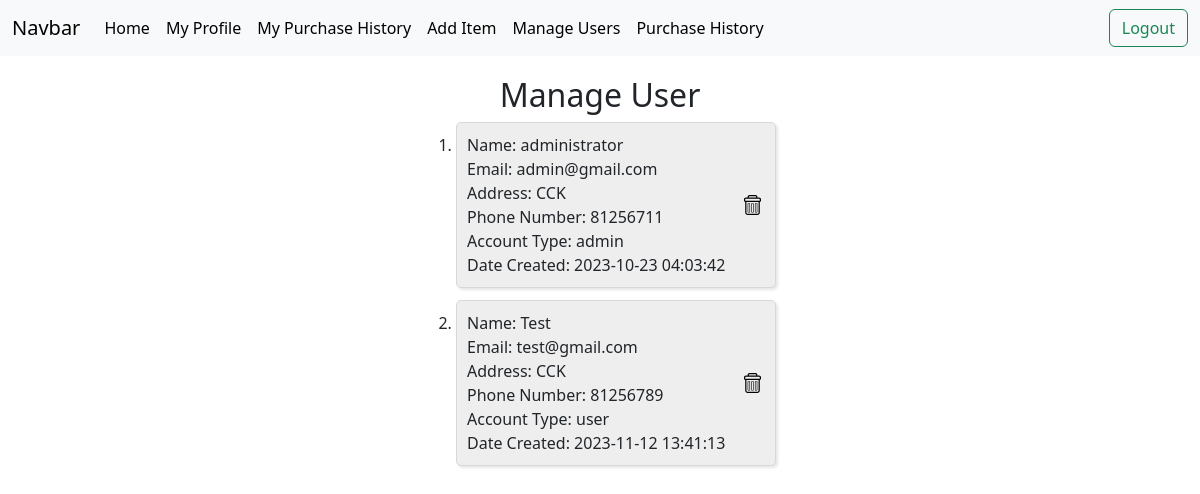
The page /manage_user (signed in) on the database its author committed.
### tables this page shows
CREATE TABLE users (
    user_id INTEGER PRIMARY KEY AUTOINCREMENT,
    first_name varchar(50) NOT NULL,
    last_name varchar(50),
    email varchar(50) NOT NULL UNIQUE,
    password varchar(50) NOT NULL,
    address varchar(100),
    phone_number varchar(20),
    account_type varchar(10) NOT NULL DEFAULT "user",
    time_created DATETIME DEFAULT CURRENT_TIMESTAMP
);

### app.py (the view)
@app.route('/manage_user', methods=['GET', 'POST'])
def manage_user():
    try:
        if request.method == 'GET':
            conn = get_db_connection()
            users = conn.execute('SELECT * FROM users').fetchall()
            conn.close()
            return render_template('manage_user.html', users=users)
    except Exception as e:
        print(str(e))
        return redirect('/')

### app.py (called while the page is built)
def get_db_connection():
    conn = sqlite3.connect('sql_database.db')
    conn.row_factory = sqlite3.Row
    return conn

### templates/manage_user.html (shortened to what this page needs)
{% extends 'base.html' %}
{% block body %}
<main class="container-fluid main-cart-container">
  <h2>Manage User</h2>
  <div class="user-list">
    <ol>
      {% for user in users %}
      <li>
        <div class="user-box-flex">
          <div class="user-box-description">
            <div class="manage-user-left-section">
              <div class="first-name">
                {% if user.lastname != null %}
                Name: {{ user.first_name + " " + user.last_name }}
                {% else %}
                Name: {{ user.first_name }}
                {% endif %}
              </div>
              <div class="email">
                Email: {{ user.email }}
              </div>
              <div class="address">
                Address: {{ user.address }}
              </div>
              <div class="phone-number">
                  Phone Number: {{ user.phone_number }}
              </div>
              <div class="account_type">
                  Account Type: {{ user.account_type }}
              </div>
              <div class="date-created">
                  Date Created: {{ user.time_created }}
              </div>
            </div>
            <div class="manage-user-right-section">
              <div class="delete-user-container">
                <form class="delete-user-form" action="/delete_user" method="POST">
                  <button class="delete-user-button">
                    <img src="/static/css/icons/trash.svg" alt="delete-user-image" class="delete-user-image">
                  </button>
                </form>
              </div>
            </div>
          </div>
        </div>
      </li>
      {% endfor %}
  </ol>
  </div>
</main>
{% endblock %}

### static/css/main.css (style rules this page uses)
* { margin: 0; padding: 0; }
body, html { height: 100%; font-family: sans-serif; }
.main-cart-container { display: flex; flex-direction: column; align-items: center; }
.delete-cart-container, .delete-user-container { display: flex; justify-content: center; padding-bottom: 5px; padding-right: 5px; }
.delete-cart-form, .delete-user-form { display: flex; justify-content: center; }
.delete-cart-button, .delete-user-button, .delete-product-tag-button { border: none; }
.delete-cart-image, .delete-user-image, .delete-product-tag-image { height: 20px; }
.user-box-flex { display: flex; flex-direction: row; }
.user-box-description { display: flex; flex-direction: row; margin-bottom: 12px; border: solid; border-width: 1px; border-radius: 5px; border-color: rgb(216, 216, 216); background-color: rgb(238, 238, 238); box-shadow: 2px 2px 3px rgba(0, 0, 0, 0.1); width: 320px; padding: 10px 0px 10px 10px; }
.manage-user-left-section { flex: 1; }
.manage-user-right-section { display: flex; width: 40px; justify-content: center; align-items: center; }

### rows shown on the page
users: first_name "administrator", email "admin@gmail.com", address "CCK", phone_number "81256711", account_type "admin", time_created "2023-10-23 04:03:42"
users: first_name "Test", email "test@gmail.com", address "CCK", phone_number "81256789", account_type "user", time_created "2023-11-12 13:41:13"
